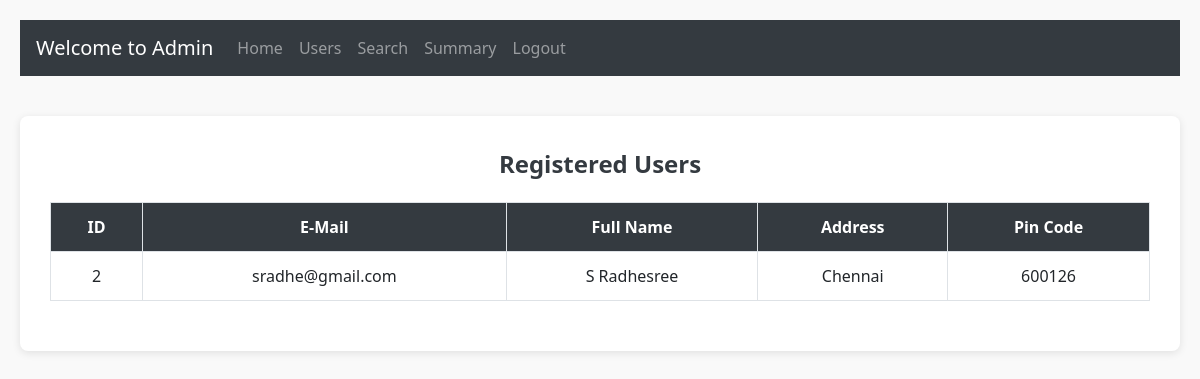
The app's page /user_details, older data.
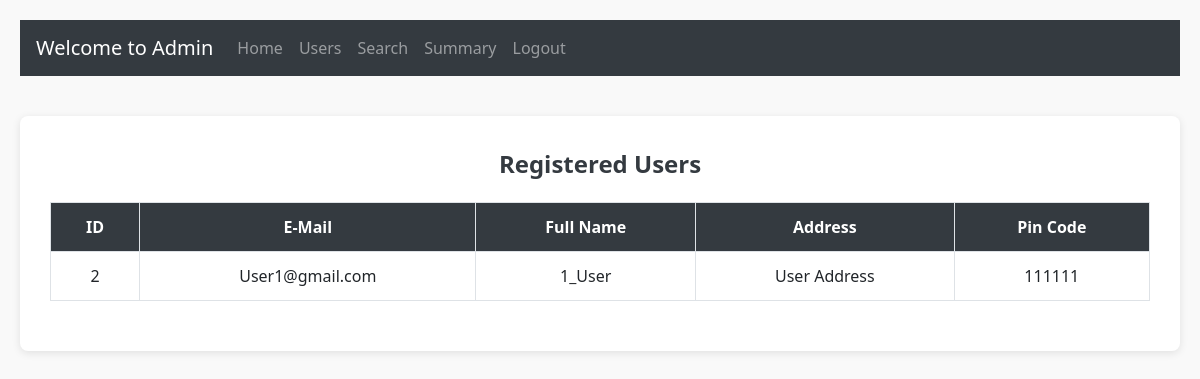
The same page, newer data.
### models/models.py (models this page shows)
class User(db.Model):
    __tablename__= 'users'
    id= db.Column(db.Integer, primary_key=True)
    email= db.Column(db.String, unique=True, nullable=False)
    password= db.Column(db.String, nullable=False)
    full_name= db.Column(db.String)
    address= db.Column(db.String)
    pincode= db.Column(db.String)
    type= db.Column(db.String, default="general")
    reservations= relationship('Reservation', back_populates='user')

### controllers/admin.py (the view)
@app.route("/user_details", methods=["GET"])
def reg_users():
    users = User.query.filter(User.id > 1).all()
    return render_template('user_details.html', users=users)

### templates/user_details.html (shortened to what this page needs)
<!DOCTYPE html>
<html lang="en">
<head>
  <link rel="stylesheet" href="https://cdn.jsdelivr.net/npm/bootstrap@4.0.0/dist/css/bootstrap.min.css">
  <link rel="stylesheet" href="{{ url_for('static', filename='admin.css') }}">
</head>
<body>
  <nav class="navbar navbar-expand-lg navbar-dark bg-dark">
    <div class="navbar-brand">Welcome to Admin</div>
    <div class="collapse navbar-collapse" id="adminNavbar">
      <ul class="navbar-nav mr-auto">
        <li class="nav-item">
          <a class="nav-link" href="/admin_dashboard">Home</a>
        </li>
        <li class="nav-item">
          <a class="nav-link" href="/user_details">Users</a>
        </li>
        <li class="nav-item">
          <a class="nav-link" href="/admin_search">Search</a>
        </li>
        <li class="nav-item">
          <a class="nav-link" href="/admin_summary">Summary</a>
        </li>
        <li class="nav-item">
          <a class="nav-link" href="/login">Logout</a>
        </li>
      </ul>
    </div>
  </nav>
  <div class="users-box">
    <div class="section-title">Registered Users</div>
    <table class="user-table">
      <thead>
        <tr>
          <th>ID</th>
          <th>E-Mail</th>
          <th>Full Name</th>
          <th>Address</th>
          <th>Pin Code</th>
        </tr>
      </thead>
      <tbody>
        {% for user in users %}
        <tr>
          <td>{{ user.id }}</td>
          <td>{{ user.email }}</td>
          <td>{{ user.full_name }}</td>
          <td>{{ user.address }}</td>
          <td>{{ user.pincode if user.pincode else 'N/A' }}</td>
        </tr>
        {% endfor %}
      </tbody>
    </table>
  </div>
</body>
</html>

Row changes from the older to the newer data that the page shows:
changed User id 2: email "sradhe@gmail.com" → "User1@gmail.com"; full_name "S Radhesree" → "1_User"; address "Chennai" → "User Address"; pincode "600126" → "111111"
